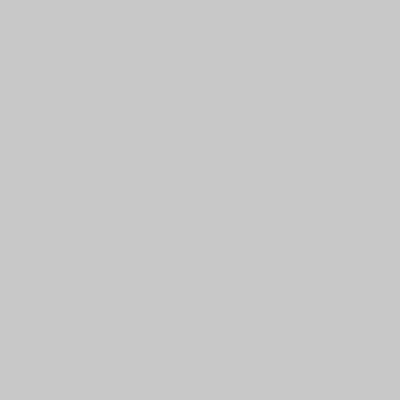
Frame 1 (no input)
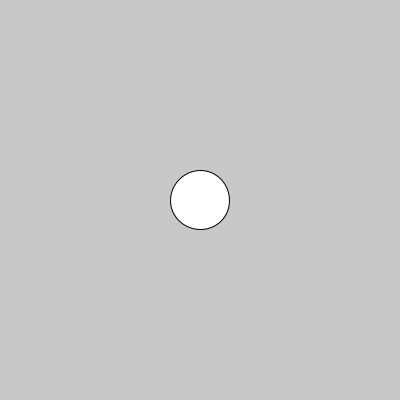
Frame 60 (the mouse pressed at the canvas centre just before this capture)
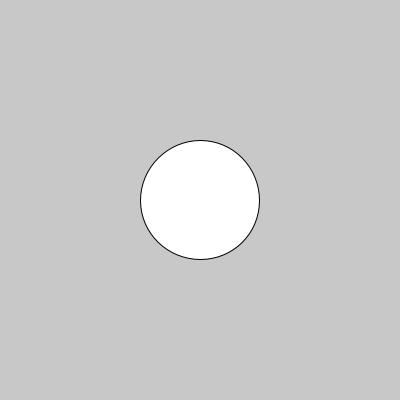
Frame 120 (the mouse held since frame 60 and released just before this capture)

The Processing sketch that drew these frames (run headless with seeded random() and noise(); from frame 60 on, the mouse is pressed at the canvas centre):

// Processing sketch: variable_inc_auto_tam
// ── variable_inc_auto_tam.pde
int posXEllipse = 200;
int tam = 0;

void setup() {
  size(400, 400);
}

void draw() {
  background(200);
  ellipse(200, 200, tam, tam);
  posXEllipse = posXEllipse + 1;
  tam = tam + 1;
}

void mouseClicked() {
}
